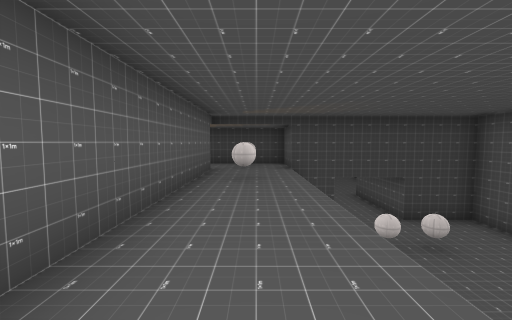
view 1 (above)

23 first-person views from a walk through a 3-D level made in the Godot game engine. The camera is 1.5 m above the floor, tilts 4° down and sees 90° across. The floor is counted in squares, 2 m on a side. Each view is taken from the middle of a square. On the plan, view 1 faces up. The plan holds only what a view shows up to about 9 squares ahead; the rest is blank. The place goes on beyond the plan. Characters and animated objects are not drawn. Some surface patterns are stand-ins.

view 2
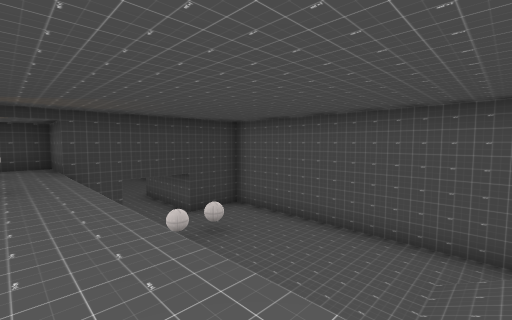

view 3
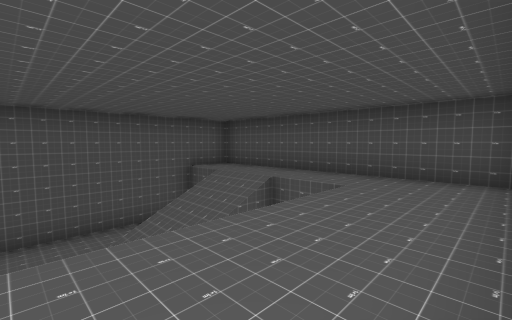

view 4
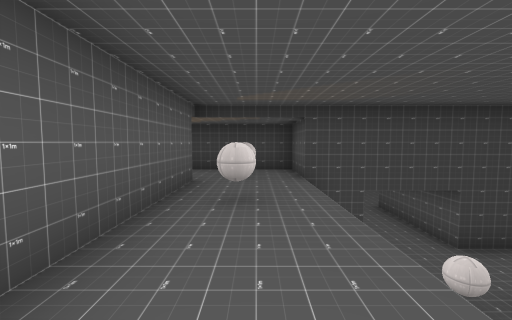

view 5
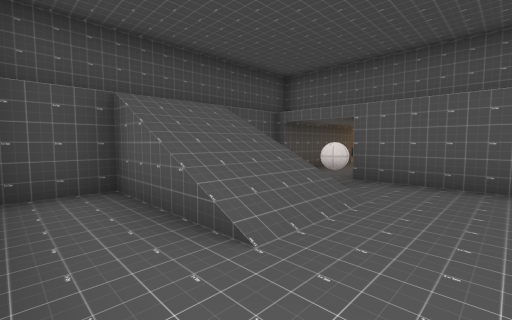

view 6
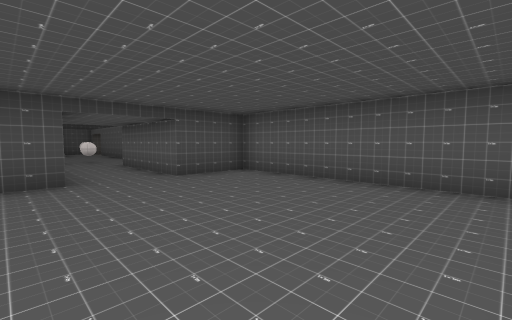

view 7
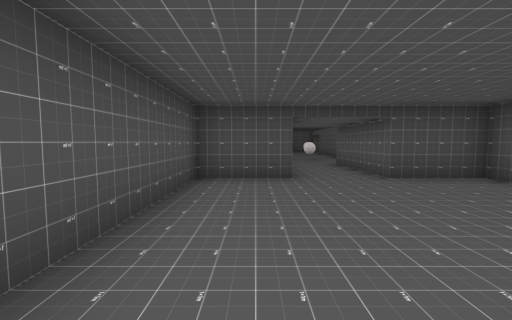

view 8
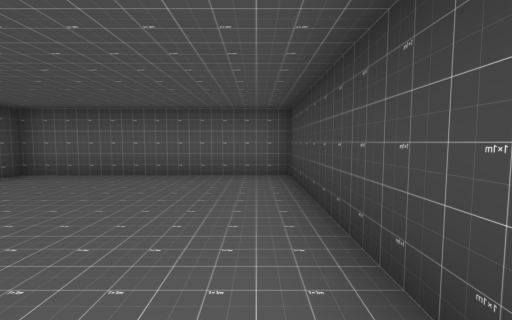

view 9
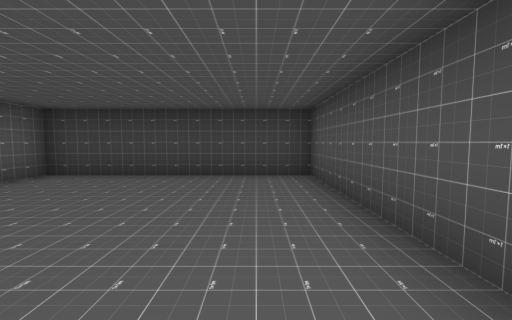

view 10
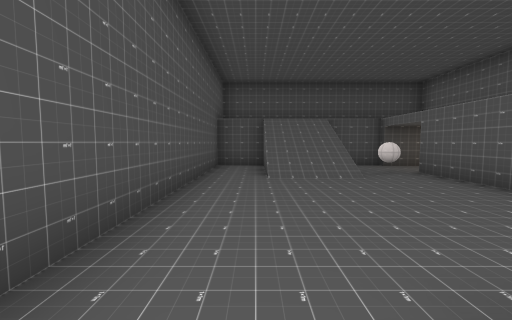

view 11
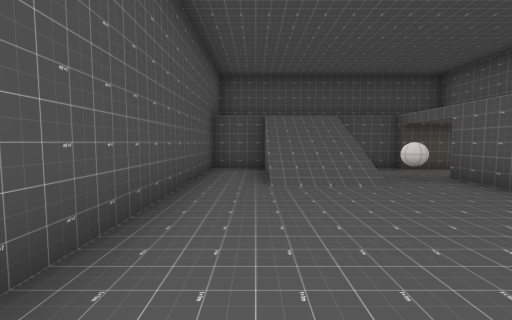

view 12
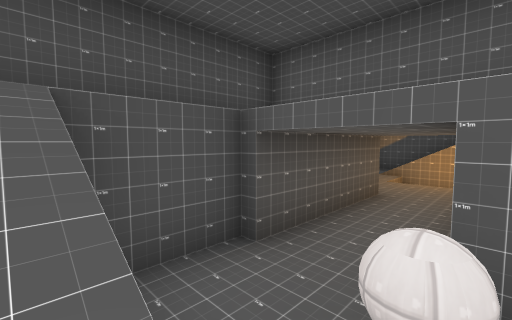

view 13
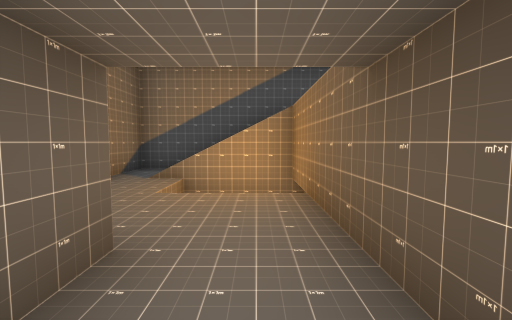

view 14
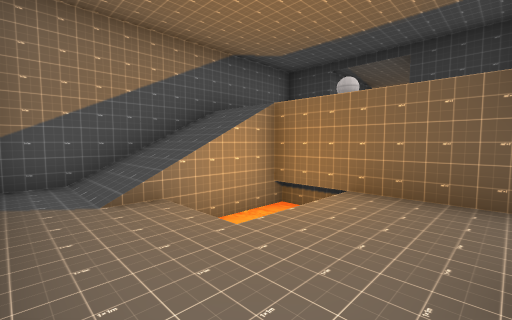

view 15
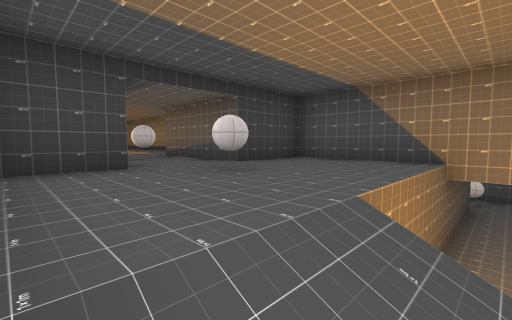

view 16
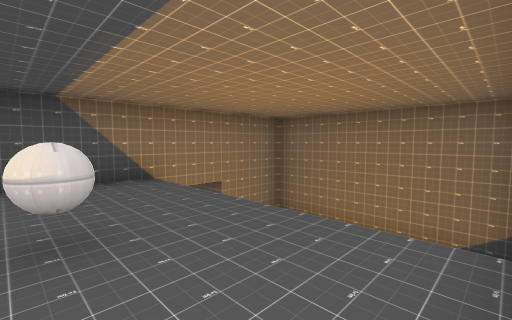

view 17
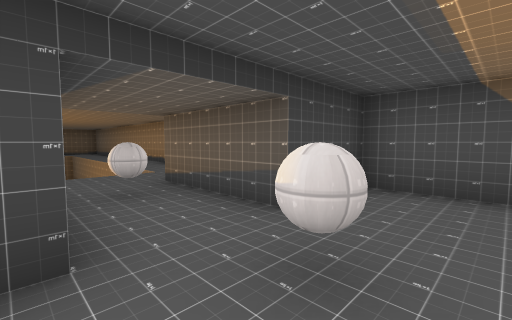

view 18
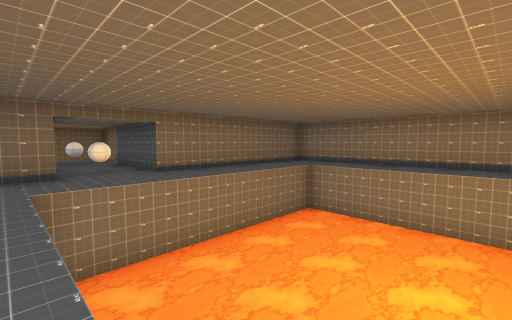

view 19
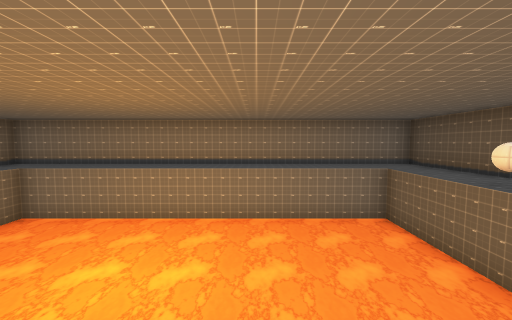

view 20
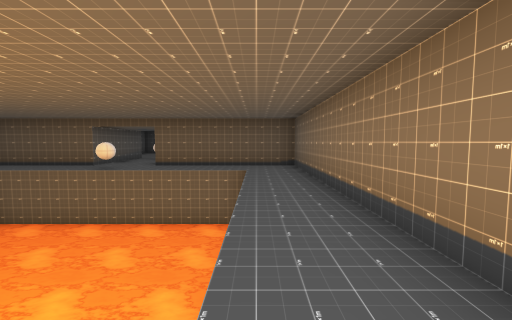

view 21
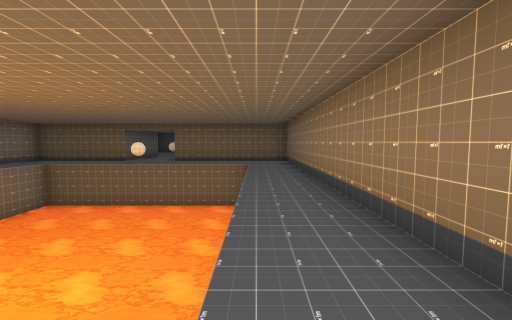

view 22
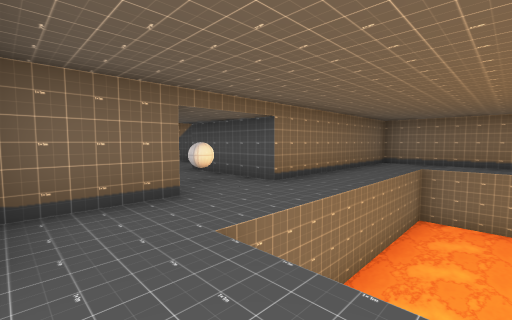

view 23
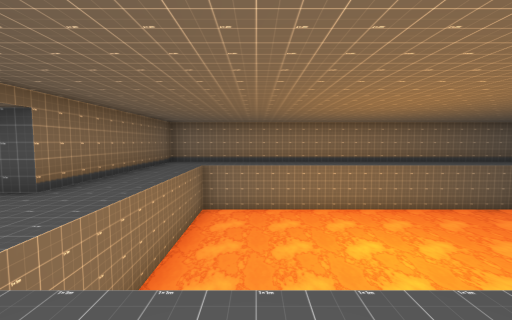

### Floor plan
Key: @ floor where view 1 was taken; # wall or solid block; . main floor; - floor 3 m lower than the main floor; / step, stairs or slope; ≈ lava the walk keeps out of; O other object.
Columns run from 13 left of view 1 to 7 right of it. Each row starts with its distance up from view 1.
 20 ####..######
 19 #..........#
 18 #....O.....#
 17 #.≈≈≈≈≈≈≈..##########
 16 #.≈≈≈≈≈≈≈..###------#
 15 #.≈≈≈≈≈≈≈..###------#
 14 #.≈≈≈≈≈≈≈..###------#
 13 #.≈≈≈≈≈≈≈..###------#
 12 #.≈≈≈≈≈≈≈..###------#
 11 #.≈≈≈≈≈  ..###------#
 10 #.≈≈≈≈≈≈ ..# ###--###
  9 #.≈≈≈≈≈≈≈..#####--##
  8 #.≈≈≈≈≈≈≈.. .O##--###
  7 #.......... ..------#
  6 #..........#..- ----#
  5 #######O.###.O- OO--#
  4      ##..###..- ----#
  3     ###..###..------#
  2     #..O...#..------#
  1     #......#..------#
  0     #......#.@-O///-#
 -1     #//≈≈-------///-#
 -2     #//≈≈--#///-///-#
 -3     #///---#........#
 -4     #------##########
 -5     #######

Positions as (right, up) in squares from view 1, and headings:
1: (0, 0), facing up
2: (0, 0), facing up-right
3: (-1, 2), facing down-right
4: (0, 2), facing up
5: (6, 2), facing down-left
6: (5, 16), facing down-left
7: (5, 16), facing down
8: (6, 16), facing left
9: (5, 11), facing up
10: (5, 6), facing down
11: (5, 5), facing down
12: (3, 0), facing down-left
13: (-1, -1), facing left
14: (-3, -4), facing up-left
15: (-8, -1), facing up-right
16: (-8, 2), facing down-right
17: (-7, 1), facing up-right
18: (-4, 12), facing down-left
19: (-4, 14), facing left
20: (-4, 11), facing up
21: (-4, 9), facing up
22: (-3, 9), facing down-left
23: (-3, 9), facing left
